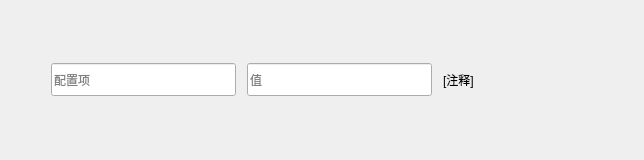
<?xml version="1.0" encoding="UTF-8"?>
<ui version="4.0">
 <class>singlePropertiesWidget</class>
 <widget class="CardWidget" name="singlePropertiesWidget">
  <property name="geometry">
   <rect>
    <x>0</x>
    <y>0</y>
    <width>644</width>
    <height>160</height>
   </rect>
  </property>
  <property name="sizePolicy">
   <sizepolicy hsizetype="Expanding" vsizetype="Preferred">
    <horstretch>0</horstretch>
    <verstretch>0</verstretch>
   </sizepolicy>
  </property>
  <property name="minimumSize">
   <size>
    <width>644</width>
    <height>0</height>
   </size>
  </property>
  <property name="windowTitle">
   <string>Form</string>
  </property>
  <layout class="QHBoxLayout" name="horizontalLayout">
   <item>
    <spacer name="horizontalSpacer">
     <property name="orientation">
      <enum>Qt::Horizontal</enum>
     </property>
     <property name="sizeType">
      <enum>QSizePolicy::Fixed</enum>
     </property>
     <property name="sizeHint" stdset="0">
      <size>
       <width>40</width>
       <height>20</height>
      </size>
     </property>
    </spacer>
   </item>
   <item>
    <widget class="LineEdit" name="propertyName">
     <property name="sizePolicy">
      <sizepolicy hsizetype="Fixed" vsizetype="Fixed">
       <horstretch>0</horstretch>
       <verstretch>0</verstretch>
      </sizepolicy>
     </property>
     <property name="minimumSize">
      <size>
       <width>185</width>
       <height>33</height>
      </size>
     </property>
     <property name="text">
      <string/>
     </property>
     <property name="readOnly">
      <bool>true</bool>
     </property>
     <property name="placeholderText">
      <string>配置项</string>
     </property>
    </widget>
   </item>
   <item>
    <spacer name="horizontalSpacer_2">
     <property name="orientation">
      <enum>Qt::Horizontal</enum>
     </property>
     <property name="sizeType">
      <enum>QSizePolicy::Fixed</enum>
     </property>
     <property name="sizeHint" stdset="0">
      <size>
       <width>5</width>
       <height>20</height>
      </size>
     </property>
    </spacer>
   </item>
   <item>
    <widget class="LineEdit" name="propertyValue">
     <property name="sizePolicy">
      <sizepolicy hsizetype="Fixed" vsizetype="Fixed">
       <horstretch>0</horstretch>
       <verstretch>0</verstretch>
      </sizepolicy>
     </property>
     <property name="minimumSize">
      <size>
       <width>185</width>
       <height>33</height>
      </size>
     </property>
     <property name="placeholderText">
      <string>值</string>
     </property>
    </widget>
   </item>
   <item>
    <spacer name="horizontalSpacer_4">
     <property name="orientation">
      <enum>Qt::Horizontal</enum>
     </property>
     <property name="sizeType">
      <enum>QSizePolicy::Fixed</enum>
     </property>
     <property name="sizeHint" stdset="0">
      <size>
       <width>5</width>
       <height>20</height>
      </size>
     </property>
    </spacer>
   </item>
   <item>
    <widget class="BodyLabel" name="tip">
     <property name="sizePolicy">
      <sizepolicy hsizetype="Expanding" vsizetype="Preferred">
       <horstretch>0</horstretch>
       <verstretch>0</verstretch>
      </sizepolicy>
     </property>
     <property name="minimumSize">
      <size>
       <width>190</width>
       <height>0</height>
      </size>
     </property>
     <property name="text">
      <string>[注释]</string>
     </property>
     <property name="wordWrap">
      <bool>true</bool>
     </property>
    </widget>
   </item>
   <item>
    <spacer name="horizontalSpacer_3">
     <property name="orientation">
      <enum>Qt::Horizontal</enum>
     </property>
     <property name="sizeType">
      <enum>QSizePolicy::Fixed</enum>
     </property>
     <property name="sizeHint" stdset="0">
      <size>
       <width>5</width>
       <height>20</height>
      </size>
     </property>
    </spacer>
   </item>
  </layout>
 </widget>
 <customwidgets>
  <customwidget>
   <class>CardWidget</class>
   <extends>QFrame</extends>
   <header>qfluentwidgets</header>
   <container>1</container>
  </customwidget>
  <customwidget>
   <class>BodyLabel</class>
   <extends>QLabel</extends>
   <header>qfluentwidgets</header>
  </customwidget>
  <customwidget>
   <class>LineEdit</class>
   <extends>QLineEdit</extends>
   <header>qfluentwidgets</header>
  </customwidget>
 </customwidgets>
 <resources/>
 <connections/>
</ui>
